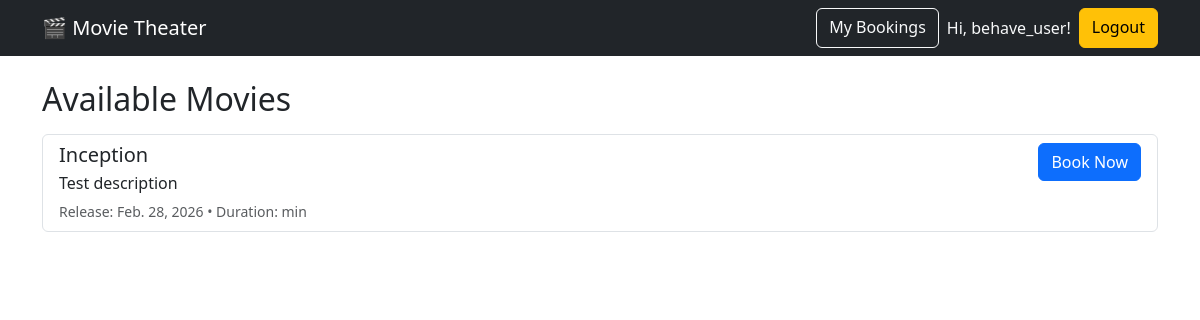
The app's page / (signed in) with its own data.
### bookings/models.py (models this page shows, shortened)
class Movie(models.Model):
    title = models.CharField(max_length=200)
    description = models.TextField()
    release_date = models.DateField()
    duration_minutes = models.PositiveIntegerField()

### bookings/views.py (the view)
# urls.py: path("", views.movie_list_page, name="movie_list"),
def movie_list_page(request):
    movies = Movie.objects.all().order_by("title")
    return render(request, "bookings/movie_list.html", {"movies": movies})

### bookings/templates/bookings/movie_list.html (shortened to what this page needs)
{% extends 'bookings/base.html' %}
{% block content %}
  <h2 class="mb-3">Available Movies</h2>
  <div class="list-group">
    {% for movie in movies %}
      <div class="list-group-item">
        <div class="d-flex justify-content-between align-items-start">
          <div>
            <h5 class="mb-1">{{ movie.title }}</h5>
            <p class="mb-1">{{ movie.description }}</p>
            <small class="text-muted">
              Release: {{ movie.release_date }} • Duration: {{ movie.duration }} min
            </small>
          </div>
          <div>
            <a href="{% url 'book_seat' movie.id %}" class="btn btn-primary">Book Now</a>
          </div>
        </div>
      </div>
    {% empty %}
      <div class="alert alert-info">No movies yet. Add some in the admin panel.</div>
    {% endfor %}
  </div>
{% endblock %}

### bookings/templates/bookings/base.html (shortened to what this page needs)
<!doctype html>
<html lang="en">
  <head>
    <link href="https://cdn.jsdelivr.net/npm/bootstrap@5.3.3/dist/css/bootstrap.min.css" rel="stylesheet">
  </head>
  <body>
    <nav class="navbar navbar-expand-lg navbar-dark bg-dark mb-4">
      <div class="container">
        <a class="navbar-brand" href="{% url 'movie_list' %}">🎬 Movie Theater</a>
        <div class="d-flex gap-2">
          <a class="btn btn-outline-light" href="{% url 'booking_history' %}">My Bookings</a>
          {% if user.is_authenticated %}
            <span class="navbar-text text-light">Hi, {{ user.username }}!</span>
            <a class="btn btn-warning" href="{% url 'logout' %}">Logout</a>
          {% else %}
            <a class="btn btn-success" href="{% url 'login' %}">Login</a>
          {% endif %}
        </div>
      </div>
    </nav>
    <div class="container">
      {% block content %}{% endblock %}
    </div>
  </body>
</html>

### records on screen
Movie: title "Inception", description "Test description", release_date "Feb. 28, 2026"

### other values on screen
{{ user.username }} "behave_user"
